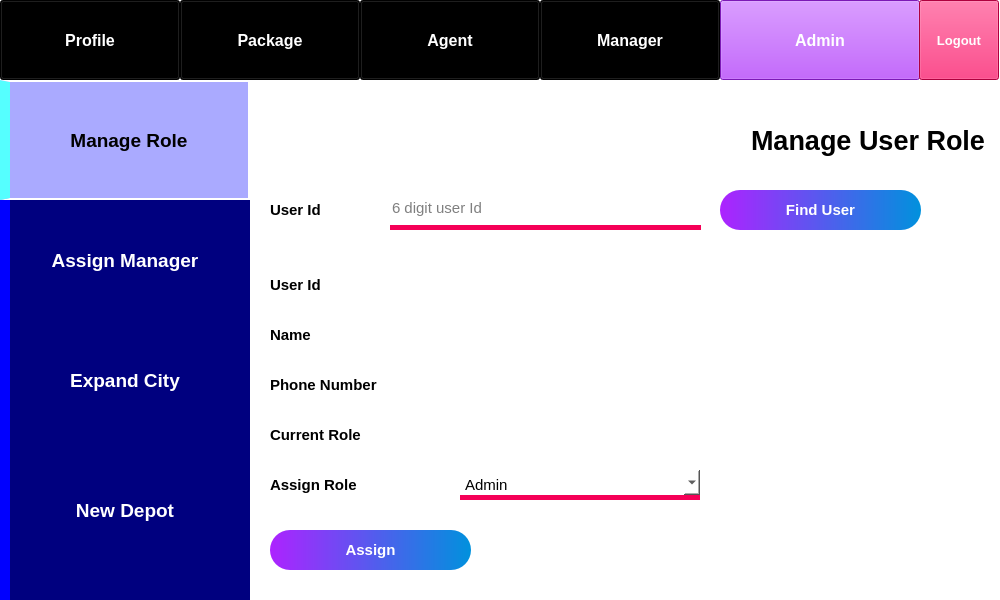
<?xml version="1.0" encoding="UTF-8"?>
<ui version="4.0">
 <class>Form</class>
 <widget class="QWidget" name="Form">
  <property name="geometry">
   <rect>
    <x>0</x>
    <y>0</y>
    <width>1000</width>
    <height>600</height>
   </rect>
  </property>
  <property name="minimumSize">
   <size>
    <width>1000</width>
    <height>600</height>
   </size>
  </property>
  <property name="windowTitle">
   <string>PMS - Manage Role</string>
  </property>
  <property name="styleSheet">
   <string notr="true">background-color: rgb(255, 255, 255);</string>
  </property>
  <widget class="QPushButton" name="pushButton_3">
   <property name="geometry">
    <rect>
     <x>360</x>
     <y>0</y>
     <width>180</width>
     <height>80</height>
    </rect>
   </property>
   <property name="font">
    <font>
     <pointsize>12</pointsize>
     <weight>75</weight>
     <bold>true</bold>
    </font>
   </property>
   <property name="styleSheet">
    <string notr="true">background-color: rgb(0, 0, 0);
color: rgb(255, 255, 255);</string>
   </property>
   <property name="text">
    <string>Agent</string>
   </property>
  </widget>
  <widget class="QLabel" name="label_11">
   <property name="geometry">
    <rect>
     <x>270</x>
     <y>270</y>
     <width>170</width>
     <height>30</height>
    </rect>
   </property>
   <property name="font">
    <font>
     <pointsize>11</pointsize>
     <weight>75</weight>
     <bold>true</bold>
    </font>
   </property>
   <property name="text">
    <string>User Id</string>
   </property>
  </widget>
  <widget class="QLabel" name="label_3">
   <property name="geometry">
    <rect>
     <x>460</x>
     <y>270</y>
     <width>240</width>
     <height>31</height>
    </rect>
   </property>
   <property name="font">
    <font>
     <pointsize>11</pointsize>
    </font>
   </property>
   <property name="text">
    <string/>
   </property>
  </widget>
  <widget class="QLineEdit" name="lineEdit">
   <property name="geometry">
    <rect>
     <x>390</x>
     <y>190</y>
     <width>311</width>
     <height>40</height>
    </rect>
   </property>
   <property name="font">
    <font>
     <pointsize>11</pointsize>
    </font>
   </property>
   <property name="styleSheet">
    <string notr="true">border: none;
border-bottom: 5px solid rgb(245, 0, 87);</string>
   </property>
   <property name="placeholderText">
    <string>6 digit user Id</string>
   </property>
  </widget>
  <widget class="QPushButton" name="pushButton_8">
   <property name="geometry">
    <rect>
     <x>0</x>
     <y>80</y>
     <width>250</width>
     <height>120</height>
    </rect>
   </property>
   <property name="font">
    <font>
     <pointsize>14</pointsize>
     <weight>75</weight>
     <bold>true</bold>
    </font>
   </property>
   <property name="styleSheet">
    <string notr="true">background-color: rgb(170, 170, 255);
color: rgb(0, 0, 0);
border: 2px solid white;
border-left: 10px solid rgb(85, 255, 255);</string>
   </property>
   <property name="text">
    <string>Manage Role</string>
   </property>
   <property name="flat">
    <bool>true</bool>
   </property>
  </widget>
  <widget class="QLabel" name="label_9">
   <property name="geometry">
    <rect>
     <x>270</x>
     <y>420</y>
     <width>171</width>
     <height>30</height>
    </rect>
   </property>
   <property name="font">
    <font>
     <pointsize>11</pointsize>
     <weight>75</weight>
     <bold>true</bold>
    </font>
   </property>
   <property name="text">
    <string>Current Role</string>
   </property>
  </widget>
  <widget class="QLabel" name="label_13">
   <property name="geometry">
    <rect>
     <x>270</x>
     <y>190</y>
     <width>101</width>
     <height>40</height>
    </rect>
   </property>
   <property name="font">
    <font>
     <pointsize>11</pointsize>
     <weight>75</weight>
     <bold>true</bold>
    </font>
   </property>
   <property name="text">
    <string>User Id</string>
   </property>
  </widget>
  <widget class="QLabel" name="label_8">
   <property name="geometry">
    <rect>
     <x>270</x>
     <y>320</y>
     <width>171</width>
     <height>30</height>
    </rect>
   </property>
   <property name="font">
    <font>
     <pointsize>11</pointsize>
     <weight>75</weight>
     <bold>true</bold>
    </font>
   </property>
   <property name="text">
    <string>Name</string>
   </property>
  </widget>
  <widget class="QLabel" name="label_5">
   <property name="geometry">
    <rect>
     <x>710</x>
     <y>270</y>
     <width>290</width>
     <height>330</height>
    </rect>
   </property>
   <property name="text">
    <string/>
   </property>
   <property name="pixmap">
    <pixmap>../images/manage role.png</pixmap>
   </property>
   <property name="scaledContents">
    <bool>true</bool>
   </property>
  </widget>
  <widget class="QPushButton" name="pushButton_11">
   <property name="geometry">
    <rect>
     <x>0</x>
     <y>320</y>
     <width>250</width>
     <height>120</height>
    </rect>
   </property>
   <property name="font">
    <font>
     <pointsize>14</pointsize>
     <weight>75</weight>
     <bold>true</bold>
    </font>
   </property>
   <property name="styleSheet">
    <string notr="true">background-color: rgb(0, 0, 127);
color: rgb(255, 255, 255);
border-left: 10px solid rgb(0, 0, 255);</string>
   </property>
   <property name="text">
    <string>Expand City</string>
   </property>
   <property name="flat">
    <bool>true</bool>
   </property>
  </widget>
  <widget class="QPushButton" name="pushButton_2">
   <property name="geometry">
    <rect>
     <x>180</x>
     <y>0</y>
     <width>180</width>
     <height>80</height>
    </rect>
   </property>
   <property name="font">
    <font>
     <pointsize>12</pointsize>
     <weight>75</weight>
     <bold>true</bold>
    </font>
   </property>
   <property name="styleSheet">
    <string notr="true">background-color: rgb(0, 0, 0);
color: rgb(255, 255, 255);</string>
   </property>
   <property name="text">
    <string>Package</string>
   </property>
  </widget>
  <widget class="QPushButton" name="pushButton_9">
   <property name="geometry">
    <rect>
     <x>0</x>
     <y>200</y>
     <width>250</width>
     <height>120</height>
    </rect>
   </property>
   <property name="font">
    <font>
     <pointsize>14</pointsize>
     <weight>75</weight>
     <bold>true</bold>
    </font>
   </property>
   <property name="styleSheet">
    <string notr="true">background-color: rgb(0, 0, 127);
color: rgb(255, 255, 255);
border-left: 10px solid rgb(0, 0, 255);</string>
   </property>
   <property name="text">
    <string>Assign Manager</string>
   </property>
   <property name="flat">
    <bool>true</bool>
   </property>
  </widget>
  <widget class="QLabel" name="label">
   <property name="geometry">
    <rect>
     <x>0</x>
     <y>80</y>
     <width>250</width>
     <height>520</height>
    </rect>
   </property>
   <property name="styleSheet">
    <string notr="true">background-color: rgb(0, 0, 127);
border-left: 10px solid rgb(0, 0, 255);</string>
   </property>
   <property name="text">
    <string/>
   </property>
  </widget>
  <widget class="QLabel" name="label_4">
   <property name="geometry">
    <rect>
     <x>460</x>
     <y>320</y>
     <width>381</width>
     <height>30</height>
    </rect>
   </property>
   <property name="font">
    <font>
     <pointsize>11</pointsize>
    </font>
   </property>
   <property name="styleSheet">
    <string notr="true">background-color: rgba(255, 255, 255, 0);</string>
   </property>
   <property name="text">
    <string/>
   </property>
  </widget>
  <widget class="QLabel" name="label_2">
   <property name="geometry">
    <rect>
     <x>589</x>
     <y>100</y>
     <width>411</width>
     <height>81</height>
    </rect>
   </property>
   <property name="font">
    <font>
     <pointsize>20</pointsize>
     <weight>75</weight>
     <bold>true</bold>
    </font>
   </property>
   <property name="text">
    <string>Manage User Role  </string>
   </property>
   <property name="alignment">
    <set>Qt::AlignRight|Qt::AlignTrailing|Qt::AlignVCenter</set>
   </property>
  </widget>
  <widget class="QPushButton" name="pushButton_4">
   <property name="geometry">
    <rect>
     <x>540</x>
     <y>0</y>
     <width>180</width>
     <height>80</height>
    </rect>
   </property>
   <property name="font">
    <font>
     <pointsize>12</pointsize>
     <weight>75</weight>
     <bold>true</bold>
    </font>
   </property>
   <property name="styleSheet">
    <string notr="true">background-color: rgb(0, 0, 0);
color: rgb(255, 255, 255);</string>
   </property>
   <property name="text">
    <string>Manager</string>
   </property>
  </widget>
  <widget class="QLabel" name="label_7">
   <property name="geometry">
    <rect>
     <x>460</x>
     <y>420</y>
     <width>240</width>
     <height>31</height>
    </rect>
   </property>
   <property name="font">
    <font>
     <pointsize>11</pointsize>
    </font>
   </property>
   <property name="text">
    <string/>
   </property>
  </widget>
  <widget class="QLabel" name="label_12">
   <property name="geometry">
    <rect>
     <x>270</x>
     <y>370</y>
     <width>171</width>
     <height>30</height>
    </rect>
   </property>
   <property name="font">
    <font>
     <pointsize>11</pointsize>
     <weight>75</weight>
     <bold>true</bold>
    </font>
   </property>
   <property name="text">
    <string>Phone Number</string>
   </property>
  </widget>
  <widget class="QPushButton" name="pushButton">
   <property name="geometry">
    <rect>
     <x>0</x>
     <y>0</y>
     <width>180</width>
     <height>80</height>
    </rect>
   </property>
   <property name="font">
    <font>
     <pointsize>12</pointsize>
     <weight>75</weight>
     <bold>true</bold>
    </font>
   </property>
   <property name="styleSheet">
    <string notr="true">background-color: rgb(0, 0, 0);
color: rgb(255, 255, 255);</string>
   </property>
   <property name="text">
    <string>Profile</string>
   </property>
  </widget>
  <widget class="QPushButton" name="pushButton_5">
   <property name="geometry">
    <rect>
     <x>720</x>
     <y>0</y>
     <width>200</width>
     <height>80</height>
    </rect>
   </property>
   <property name="font">
    <font>
     <pointsize>12</pointsize>
     <weight>75</weight>
     <bold>true</bold>
    </font>
   </property>
   <property name="styleSheet">
    <string notr="true">background-color: rgb(173, 35, 255);
color: rgb(255, 255, 255);</string>
   </property>
   <property name="text">
    <string>Admin</string>
   </property>
  </widget>
  <widget class="QLabel" name="label_6">
   <property name="geometry">
    <rect>
     <x>460</x>
     <y>370</y>
     <width>240</width>
     <height>31</height>
    </rect>
   </property>
   <property name="font">
    <font>
     <pointsize>11</pointsize>
    </font>
   </property>
   <property name="text">
    <string/>
   </property>
  </widget>
  <widget class="QComboBox" name="comboBox">
   <property name="geometry">
    <rect>
     <x>460</x>
     <y>470</y>
     <width>240</width>
     <height>30</height>
    </rect>
   </property>
   <property name="font">
    <font>
     <pointsize>11</pointsize>
    </font>
   </property>
   <property name="styleSheet">
    <string notr="true">border: none;
border-bottom: 5px solid rgb(245, 0, 87);</string>
   </property>
   <item>
    <property name="text">
     <string>Admin</string>
    </property>
   </item>
   <item>
    <property name="text">
     <string>Agent</string>
    </property>
   </item>
   <item>
    <property name="text">
     <string>Customer</string>
    </property>
   </item>
   <item>
    <property name="text">
     <string>Manager</string>
    </property>
   </item>
  </widget>
  <widget class="QLabel" name="label_10">
   <property name="geometry">
    <rect>
     <x>270</x>
     <y>470</y>
     <width>171</width>
     <height>30</height>
    </rect>
   </property>
   <property name="font">
    <font>
     <pointsize>11</pointsize>
     <weight>75</weight>
     <bold>true</bold>
    </font>
   </property>
   <property name="text">
    <string>Assign Role</string>
   </property>
  </widget>
  <widget class="QPushButton" name="pushButton_10">
   <property name="geometry">
    <rect>
     <x>270</x>
     <y>530</y>
     <width>201</width>
     <height>40</height>
    </rect>
   </property>
   <property name="font">
    <font>
     <pointsize>11</pointsize>
     <weight>75</weight>
     <bold>true</bold>
    </font>
   </property>
   <property name="styleSheet">
    <string notr="true">background-color: qlineargradient(spread:pad, x1:0, y1:0, x2:1, y2:0, stop:0 rgba(173, 35, 255, 255), stop:1 rgba(0, 145, 221, 255));
color: rgb(255, 255, 255);
border-radius: 20px;</string>
   </property>
   <property name="text">
    <string>Assign</string>
   </property>
  </widget>
  <widget class="QPushButton" name="pushButton_7">
   <property name="geometry">
    <rect>
     <x>919</x>
     <y>0</y>
     <width>80</width>
     <height>80</height>
    </rect>
   </property>
   <property name="font">
    <font>
     <pointsize>10</pointsize>
     <weight>75</weight>
     <bold>true</bold>
    </font>
   </property>
   <property name="styleSheet">
    <string notr="true">background-color: rgb(245, 0, 87);
color: rgb(255, 255, 255);</string>
   </property>
   <property name="text">
    <string>Logout</string>
   </property>
  </widget>
  <widget class="QPushButton" name="pushButton_12">
   <property name="geometry">
    <rect>
     <x>0</x>
     <y>450</y>
     <width>250</width>
     <height>120</height>
    </rect>
   </property>
   <property name="font">
    <font>
     <pointsize>14</pointsize>
     <weight>75</weight>
     <bold>true</bold>
    </font>
   </property>
   <property name="styleSheet">
    <string notr="true">background-color: rgb(0, 0, 127);
color: rgb(255, 255, 255);
border-left: 10px solid rgb(0, 0, 255);</string>
   </property>
   <property name="text">
    <string>New Depot</string>
   </property>
   <property name="flat">
    <bool>true</bool>
   </property>
  </widget>
  <widget class="QPushButton" name="pushButton_6">
   <property name="geometry">
    <rect>
     <x>720</x>
     <y>190</y>
     <width>201</width>
     <height>40</height>
    </rect>
   </property>
   <property name="font">
    <font>
     <pointsize>11</pointsize>
     <weight>75</weight>
     <bold>true</bold>
    </font>
   </property>
   <property name="styleSheet">
    <string notr="true">background-color: qlineargradient(spread:pad, x1:0, y1:0, x2:1, y2:0, stop:0 rgba(173, 35, 255, 255), stop:1 rgba(0, 145, 221, 255));
color: rgb(255, 255, 255);
border-radius: 20px;</string>
   </property>
   <property name="text">
    <string>Find User</string>
   </property>
  </widget>
  <zorder>pushButton_3</zorder>
  <zorder>label_11</zorder>
  <zorder>label_3</zorder>
  <zorder>lineEdit</zorder>
  <zorder>label_9</zorder>
  <zorder>label_13</zorder>
  <zorder>label_8</zorder>
  <zorder>label_5</zorder>
  <zorder>pushButton_2</zorder>
  <zorder>label</zorder>
  <zorder>label_4</zorder>
  <zorder>label_2</zorder>
  <zorder>pushButton_4</zorder>
  <zorder>label_7</zorder>
  <zorder>label_12</zorder>
  <zorder>pushButton</zorder>
  <zorder>pushButton_5</zorder>
  <zorder>label_6</zorder>
  <zorder>comboBox</zorder>
  <zorder>label_10</zorder>
  <zorder>pushButton_10</zorder>
  <zorder>pushButton_7</zorder>
  <zorder>pushButton_12</zorder>
  <zorder>pushButton_6</zorder>
  <zorder>pushButton_11</zorder>
  <zorder>pushButton_8</zorder>
  <zorder>pushButton_9</zorder>
 </widget>
 <resources/>
 <connections/>
</ui>
